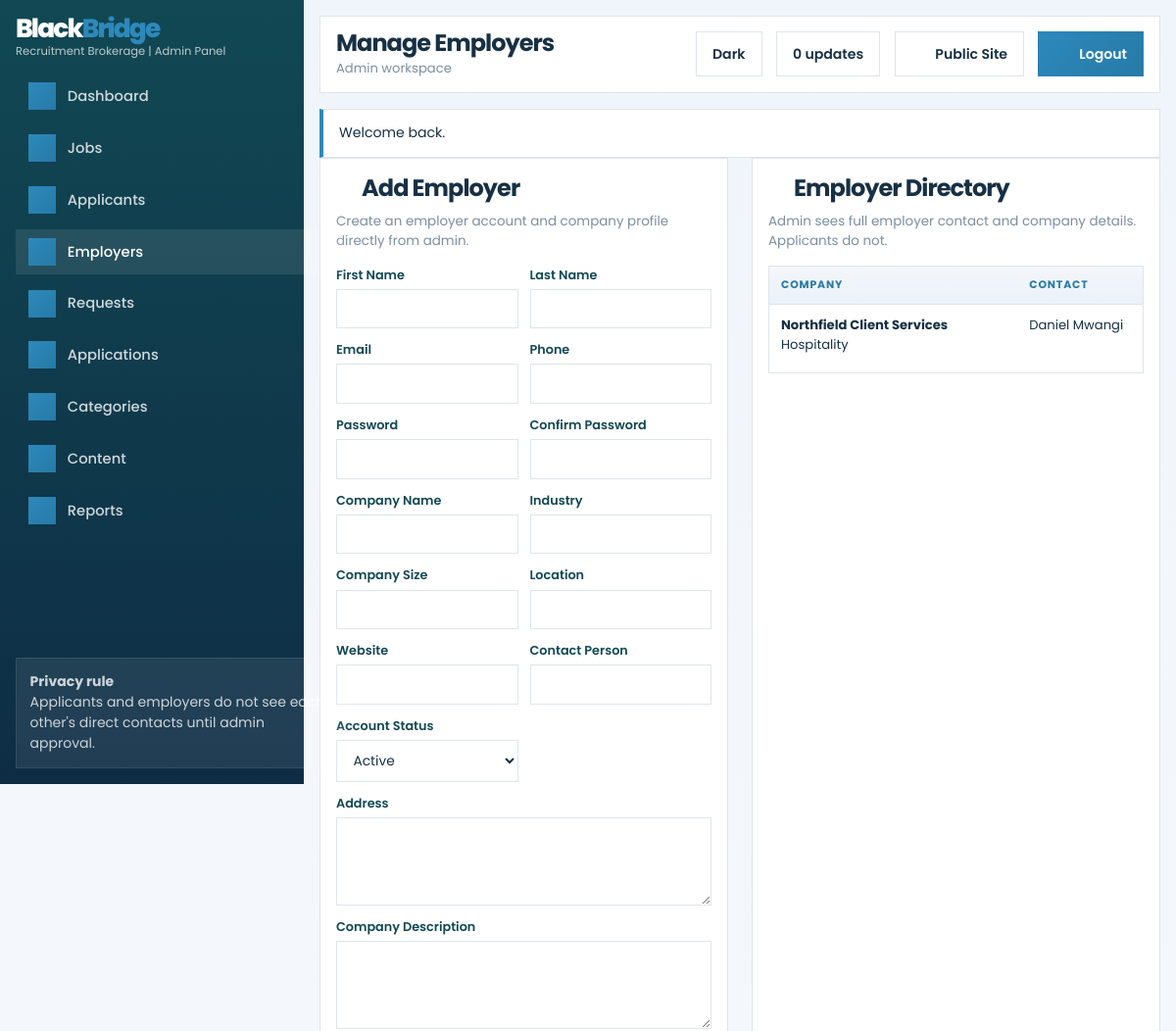
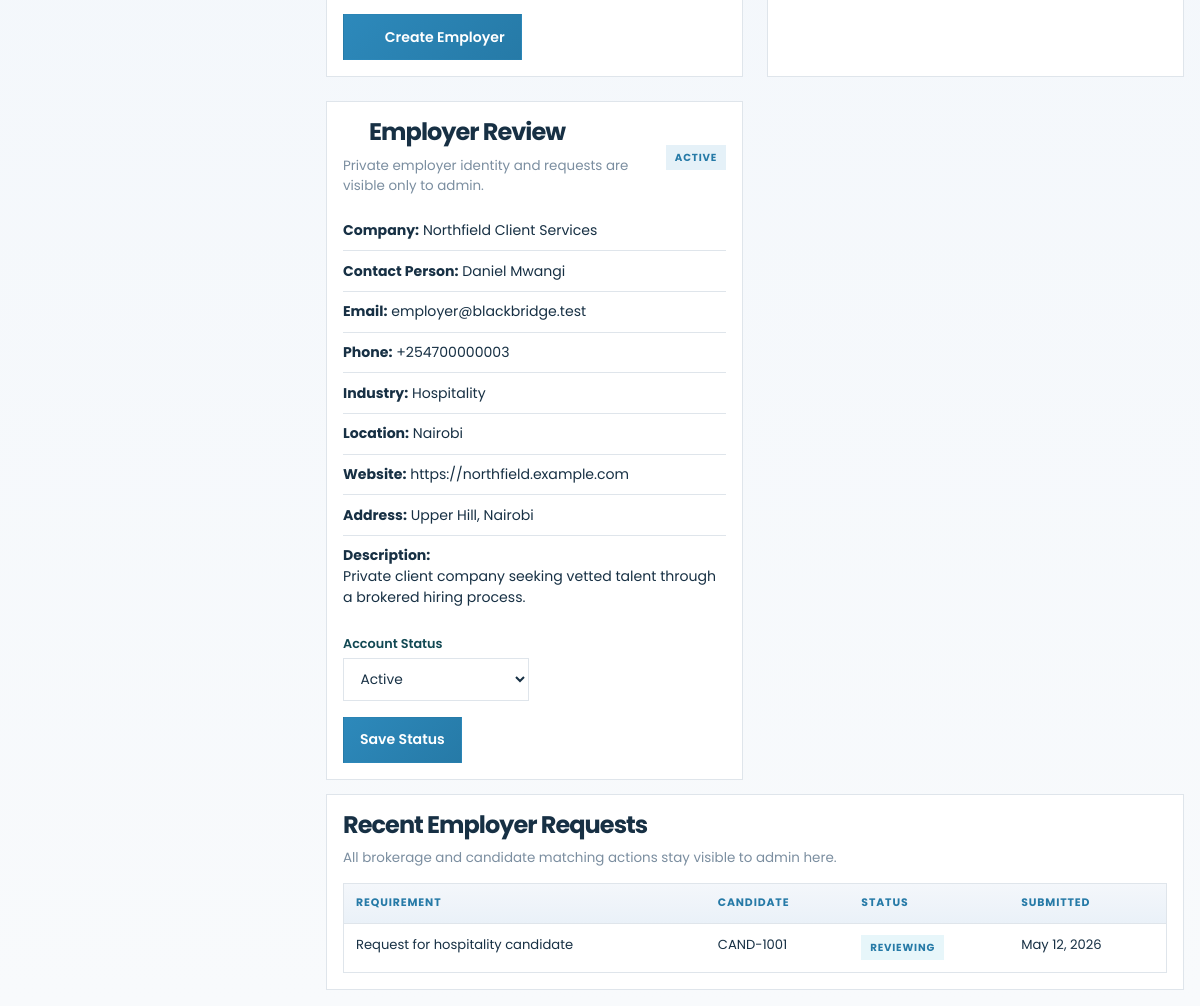
The page /admin/employers.php?view=3 (signed in) on the database its author committed (2 pictures, top to bottom).
### tables this page shows
CREATE TABLE IF NOT EXISTS users (
    id INT UNSIGNED AUTO_INCREMENT PRIMARY KEY,
    role ENUM('admin', 'applicant', 'employer') NOT NULL,
    first_name VARCHAR(100) NOT NULL,
    last_name VARCHAR(100) NOT NULL,
    email VARCHAR(190) NOT NULL UNIQUE,
    phone VARCHAR(50) NOT NULL,
    password_hash VARCHAR(255) NOT NULL,
    account_status ENUM('Active', 'Inactive') NOT NULL DEFAULT 'Active',
    created_at DATETIME NOT NULL DEFAULT CURRENT_TIMESTAMP
);

CREATE TABLE IF NOT EXISTS employer_profiles (
    id INT UNSIGNED AUTO_INCREMENT PRIMARY KEY,
    user_id INT UNSIGNED NOT NULL UNIQUE,
    company_name VARCHAR(200) NOT NULL,
    industry VARCHAR(150) NULL,
    company_size VARCHAR(100) NULL,
    location VARCHAR(150) NULL,
    address TEXT NULL,
    website VARCHAR(200) NULL,
    contact_person VARCHAR(200) NULL,
    description TEXT NULL,
    created_at DATETIME NOT NULL DEFAULT CURRENT_TIMESTAMP,
    updated_at DATETIME NOT NULL DEFAULT CURRENT_TIMESTAMP ON UPDATE CURRENT_TIMESTAMP,
    CONSTRAINT fk_employer_profiles_user
        FOREIGN KEY (user_id) REFERENCES users(id)
        ON DELETE CASCADE
);

CREATE TABLE IF NOT EXISTS employer_requests (
    id INT UNSIGNED AUTO_INCREMENT PRIMARY KEY,
    employer_user_id INT UNSIGNED NOT NULL,
    candidate_profile_id INT UNSIGNED NULL,
    requirement_title VARCHAR(200) NOT NULL,
    requirement_details LONGTEXT NOT NULL,
    message_to_admin LONGTEXT NOT NULL,
    status ENUM('Pending', 'Reviewing', 'Approved', 'Rejected', 'Connected', 'Closed') NOT NULL DEFAULT 'Pending',
    admin_notes TEXT NULL,
    created_at DATETIME NOT NULL DEFAULT CURRENT_TIMESTAMP,
    updated_at DATETIME NOT NULL DEFAULT CURRENT_TIMESTAMP ON UPDATE CURRENT_TIMESTAMP,
    CONSTRAINT fk_employer_requests_user
        FOREIGN KEY (employer_user_id) REFERENCES users(id)
        ON DELETE CASCADE,
    CONSTRAINT fk_employer_requests_candidate
        FOREIGN KEY (candidate_profile_id) REFERENCES candidate_profiles(id)
        ON DELETE SET NULL
);

CREATE TABLE IF NOT EXISTS candidate_profiles (
    id INT UNSIGNED AUTO_INCREMENT PRIMARY KEY,
    user_id INT UNSIGNED NOT NULL UNIQUE,
    candidate_code VARCHAR(30) NOT NULL UNIQUE,
    headline VARCHAR(255) NULL,
    bio TEXT NULL,
    experience_years INT UNSIGNED NOT NULL DEFAULT 0,
    education_level VARCHAR(150) NULL,
    location VARCHAR(150) NULL,
    expected_salary_min DECIMAL(10, 2) NULL,
    expected_salary_max DECIMAL(10, 2) NULL,
    availability VARCHAR(80) NULL,
    address TEXT NULL,
    status ENUM('Draft', 'Pending', 'Approved', 'Rejected') NOT NULL DEFAULT 'Draft',
    approval_notes TEXT NULL,
    admin_notes TEXT NULL,
    is_featured TINYINT(1) NOT NULL DEFAULT 0,
    submitted_at DATETIME NULL,
    approved_at DATETIME NULL,
    created_at DATETIME NOT NULL DEFAULT CURRENT_TIMESTAMP,
    updated_at DATETIME NOT NULL DEFAULT CURRENT_TIMESTAMP ON UPDATE CURRENT_TIMESTAMP,
    CONSTRAINT fk_candidate_profiles_user
        FOREIGN KEY (user_id) REFERENCES users(id)
        ON DELETE CASCADE
);

### admin/employers.php (the view, shortened to what the rows shown need)
<?php
require_once dirname(__DIR__) . '/config/config.php';
require_role('admin');
$pageTitle = 'Manage Employers';
$accountStatuses = ['Active', 'Inactive'];
$employers = $pdo->query(
    'SELECT u.id, u.first_name, u.last_name, u.email, u.phone, u.account_status,
            ep.company_name, ep.industry, ep.location
     FROM users u
     LEFT JOIN employer_profiles ep ON ep.user_id = u.id
     WHERE u.role = "employer"
     ORDER BY u.created_at DESC'
)->fetchAll();
$selectedEmployer = null;
$selectedEmployerRequests = [];
$viewId = (int) ($_GET['view'] ?? 0);
if ($viewId > 0) {
    $statement = $pdo->prepare(
        'SELECT u.*, ep.*
         FROM users u
         LEFT JOIN employer_profiles ep ON ep.user_id = u.id
         WHERE u.id = :id AND u.role = "employer"
         LIMIT 1'
    );
    $statement->execute(['id' => $viewId]);
    $selectedEmployer = $statement->fetch();
    if ($selectedEmployer !== false) {
        $requestsStatement = $pdo->prepare(
            'SELECT er.*, cp.candidate_code
             FROM employer_requests er
             LEFT JOIN candidate_profiles cp ON cp.id = er.candidate_profile_id
             WHERE er.employer_user_id = :user_id
             ORDER BY er.created_at DESC
             LIMIT 10'
        );
        $requestsStatement->execute(['user_id' => $viewId]);
        $selectedEmployerRequests = $requestsStatement->fetchAll();
    }
}
require_once dirname(__DIR__) . '/includes/dashboard_header.php';
?>
<section class="two-column">
    <article class="form-card">
        <div class="section-head">
            <div>
                <h2><?= ui_icon('building', 'section-icon section-icon-inline') ?>Add Employer</h2>
            </div>
        </div>
    </article>
    <article class="table-card">
        <div class="section-head">
            <div>
                <h2><?= ui_icon('users', 'section-icon section-icon-inline') ?>Employer Directory</h2>
            </div>
        </div>
        <div class="table-wrap">
            <table>
                <thead>
                    <tr>
                        <th>Company</th>
                        <th>Contact</th>
                    </tr>
                </thead>
                <tbody>
                    <?php foreach ($employers as $employer): ?>
                        <tr>
                            <td>
                                <strong><?= e($employer['company_name'] ?: 'No company name') ?></strong><br>
                                <?= e($employer['industry'] ?: 'No industry') ?>
                            </td>
                            <td><?= e($employer['first_name'] . ' ' . $employer['last_name']) ?></td>
                        </tr>
                    <?php endforeach; ?>
                </tbody>
            </table>
        </div>
    </article>
    <article class="panel">
        <?php if ($selectedEmployer): ?>
            <div class="section-head">
                <div>
                    <h2><?= ui_icon('shield', 'section-icon section-icon-inline') ?>Employer Review</h2>
                    <p>Private employer identity and requests are visible only to admin.</p>
                </div>
                <span class="badge <?= e(status_badge_class($selectedEmployer['account_status'])) ?>"><?= e($selectedEmployer['account_status']) ?></span>
            </div>
            <ul class="list-clean">
                <li><strong>Company:</strong> <?= e($selectedEmployer['company_name'] ?: 'Not set') ?></li>
                <li><strong>Contact Person:</strong> <?= e($selectedEmployer['contact_person'] ?: $selectedEmployer['first_name'] . ' ' . $selectedEmployer['last_name']) ?></li>
                <li><strong>Email:</strong> <?= e($selectedEmployer['email']) ?></li>
                <li><strong>Phone:</strong> <?= e($selectedEmployer['phone']) ?></li>
                <li><strong>Industry:</strong> <?= e($selectedEmployer['industry'] ?: 'Not set') ?></li>
                <li><strong>Location:</strong> <?= e($selectedEmployer['location'] ?: 'Not set') ?></li>
                <li><strong>Website:</strong> <?= e($selectedEmployer['website'] ?: 'Not set') ?></li>
                <li><strong>Address:</strong> <?= e($selectedEmployer['address'] ?: 'Not set') ?></li>
                <li><strong>Description:</strong><br><?= nl2br(e($selectedEmployer['description'] ?: 'Not provided')) ?></li>
            </ul>
            <form method="post" style="margin-top: 1rem;">
                <div class="form-grid">
                    <div class="field">
                        <label for="review_account_status">Account Status</label>
                        <select id="review_account_status" name="account_status">
                            <?php foreach ($accountStatuses as $status): ?>
                                <option value="<?= e($status) ?>" <?= selected_option((string) $selectedEmployer['account_status'], $status) ?>><?= e($status) ?></option>
                            <?php endforeach; ?>
                        </select>
                    </div>
                </div>
                <div class="card-actions" style="margin-top: 1rem;">
                    <button class="button button-dark" type="submit">Save Status</button>
                </div>
            </form>
        <?php else: ?>
            <h2><?= ui_icon('document', 'section-icon section-icon-inline') ?>Select an employer</h2>
            <p>Choose a client record from the directory to view company information and recent requests.</p>
        <?php endif; ?>
    </article>
</section>
<?php if ($selectedEmployer): ?>
    <section class="table-card">
        <div class="section-head">
            <div>
                <h2>Recent Employer Requests</h2>
            </div>
        </div>
        <div class="table-wrap">
            <table>
                <thead>
                    <tr>
                        <th>Requirement</th>
                        <th>Candidate</th>
                        <th>Status</th>
                        <th>Submitted</th>
                    </tr>
                </thead>
                <tbody>
                    <?php foreach ($selectedEmployerRequests as $request): ?>
                        <tr>
                            <td><?= e($request['requirement_title']) ?></td>
                            <td><?= e($request['candidate_code'] ?: 'General request') ?></td>
                            <td><span class="badge <?= e(status_badge_class($request['status'])) ?>"><?= e($request['status']) ?></span></td>
                            <td><?= e(format_date($request['created_at'])) ?></td>
                        </tr>
                    <?php endforeach; ?>
                </tbody>
            </table>
        </div>
    </section>
<?php endif; ?>
<?php require_once dirname(__DIR__) . '/includes/dashboard_footer.php'; ?>

### includes/dashboard_header.php (shortened to what the rows shown need)
<?php
$pageTitle = $pageTitle ?? 'Dashboard';
$currentUser = current_user();
$brandPrimary = site_setting($pdo, 'branding.primary_word', 'Black');
$brandAccent = site_setting($pdo, 'branding.accent_word', 'Bridge');
$brandTagline = site_setting($pdo, 'branding.tagline', 'Recruitment Brokerage');
?>
<!DOCTYPE html>
<html lang="en" data-theme="light">
<head>
    <link rel="stylesheet" href="<?= e(versioned_asset_url('css/style.css')) ?>">
</head>
<body class="dashboard-body">
    <div class="dashboard-shell">
        <aside class="sidebar" data-sidebar>
            <div class="sidebar-brand">
                <a class="brand brand-logo dashboard-brand" href="<?= e(app_url('index.php')) ?>">
                    <span class="brand-copy">
                        <span class="brand-name">
                            <span class="brand-word brand-word-light"><?= e($brandPrimary) ?></span><span class="brand-word brand-word-accent"><?= e($brandAccent) ?></span>
                        </span>
                        <small><?= e($brandTagline) ?> | <?= e(role_label($currentUser['role'])) ?> Panel</small>
                    </span>
                </a>
            </div>
        </aside>
        <div class="dashboard-main">
            <header class="dashboard-topbar">
                <div class="dashboard-topbar-left">
                    <div>
                        <h1><?= e($pageTitle) ?></h1>
                        <p><?= e(role_label($currentUser['role'])) ?> workspace</p>
                    </div>
                </div>
            </header>
            <main class="dashboard-content">

### rows shown on the page
users: role "Admin"
employer_profiles: company_name "Northfield Client Services", industry "Hospitality", user.last_name "Daniel Mwangi", user.account_status "ACTIVE", contact_person "Daniel Mwangi", user.email "employer@blackbridge.test", user.phone "+254700000003", location "Nairobi", website "https://northfield.example.com", address "Upper Hill, Nairobi", description "Private client company seeking vetted talent through a brokered hiring process.", account_status "Active"
employer_requests: requirement_title "Request for hospitality candidate", candidate_profile.candidate_code "CAND-1001", status "REVIEWING", created_at "May 12, 2026"

### other values the page prints
$brandPrimary "Black"
$brandAccent "Bridge"
$brandTagline "Recruitment Brokerage"
$item['label'] "Dashboard"
$item['label'] "Jobs"
$item['label'] "Applicants"
$item['label'] "Employers"
$item['label'] "Requests"
$item['label'] "Applications"
$item['label'] "Categories"
$item['label'] "Content"
$item['label'] "Reports"
$pageTitle "Manage Employers"
$notificationCount "0"
$flash['message'] "Welcome back."
